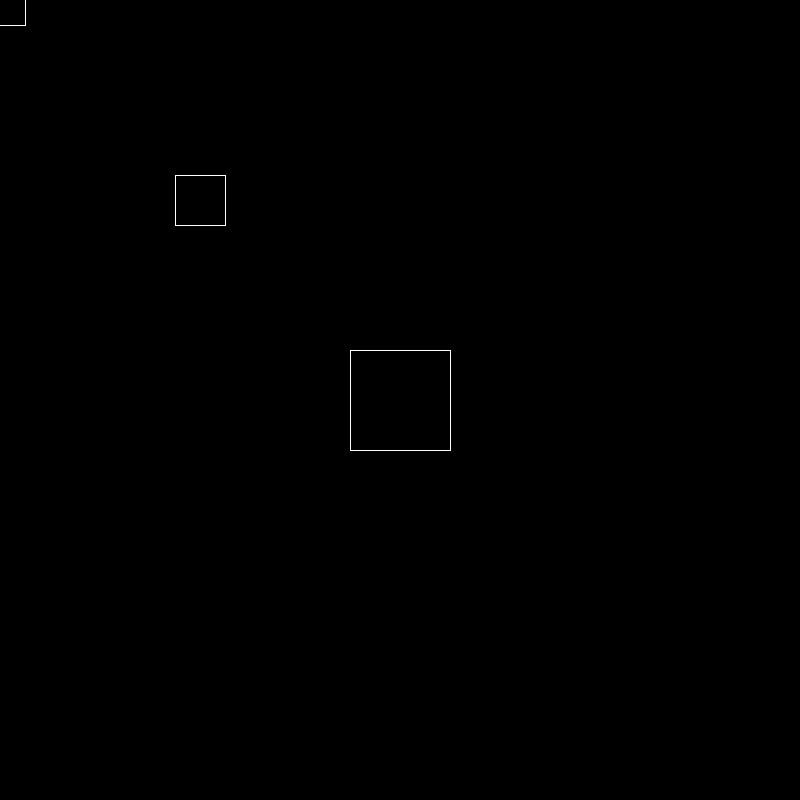
Frame 1 (no input)
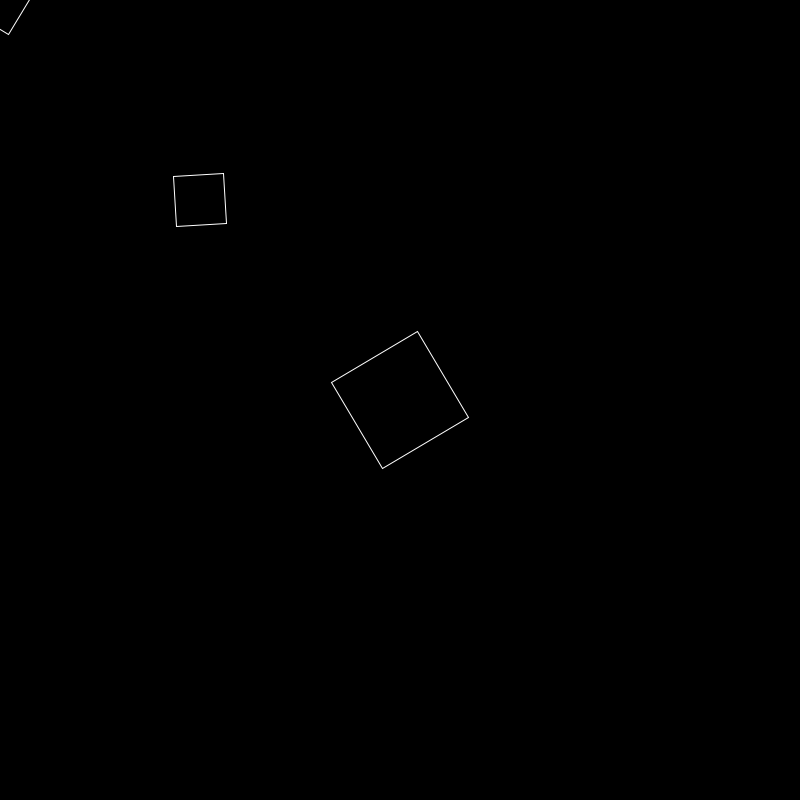
Frame 60 (the mouse pressed at the canvas centre just before this capture)
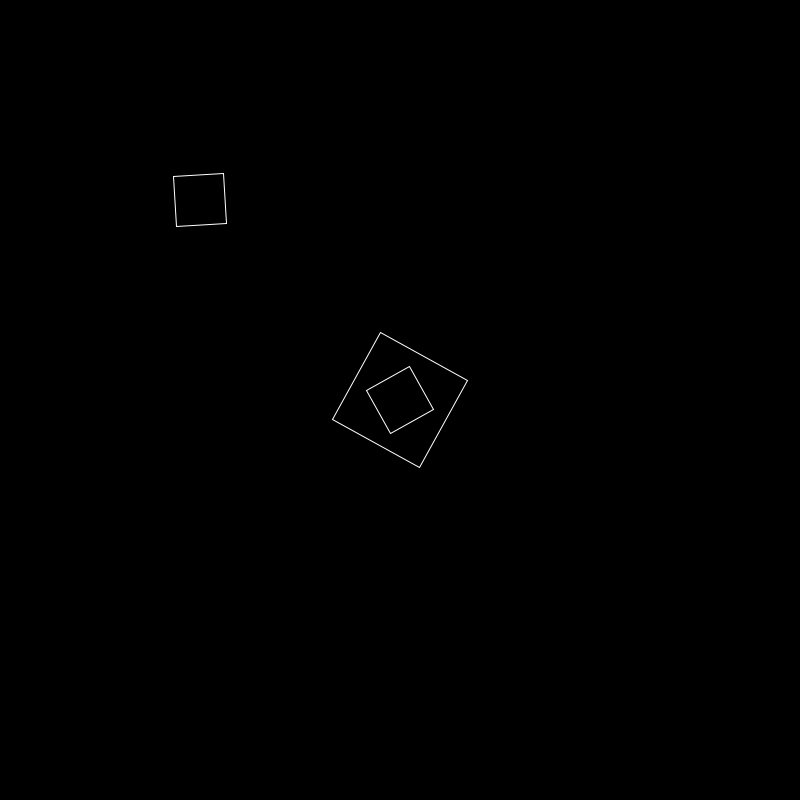
Frame 120 (the mouse held since frame 60 and released just before this capture)

The Processing sketch that drew these frames (run headless with seeded random() and noise(); from frame 60 on, the mouse is pressed at the canvas centre):

// Processing sketch: ejemplo_04
// ── ejemplo_04.pde
int grados;

void setup(){
  size(800,800);
  grados = 0;
  rectMode(CENTER);
  noFill();
  stroke(255);
  background(0);

}


void draw(){

    background(0);
    pushMatrix();
    translate(width/2, height/2);
    rotate(radians(grados));
    rect(0,0,100,100);
    popMatrix();
    pushMatrix();
    translate(200,200);
    rotate(radians(grados*3));
    rect(0,0,50,50);
    popMatrix();
    
    translate(mouseX,mouseY);
    rotate(radians(-grados));
    rect(0,0,50,50);
    
    grados++;
    
    
    
    

}
